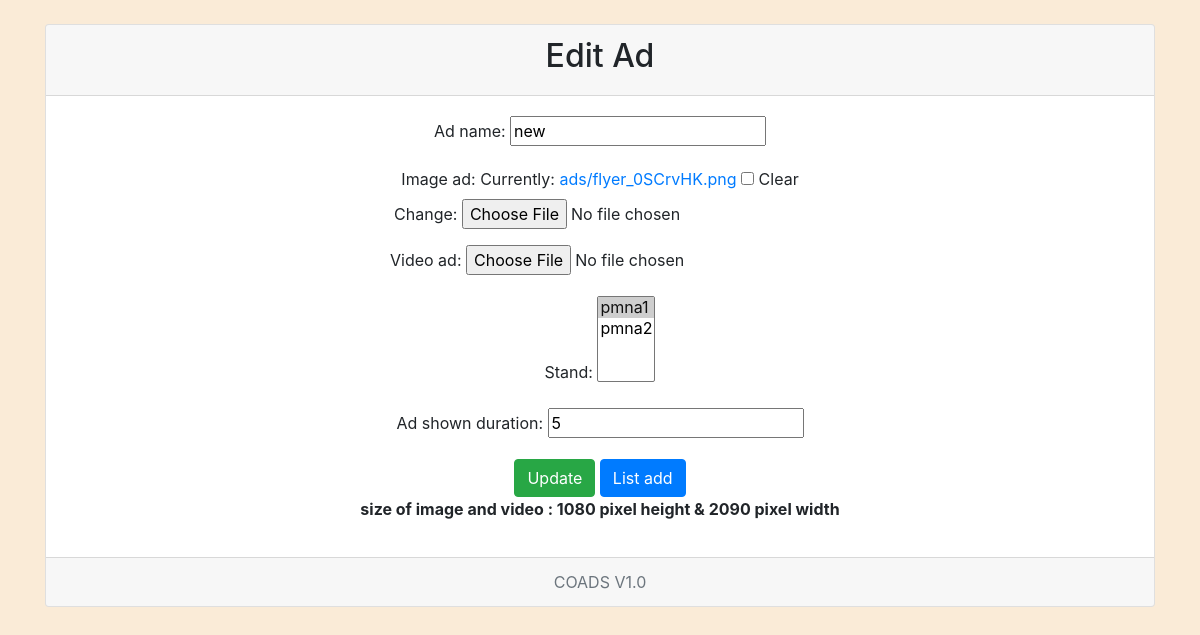
/ad/6/edit/ (signed in), run on an earlier commit of the app's database.
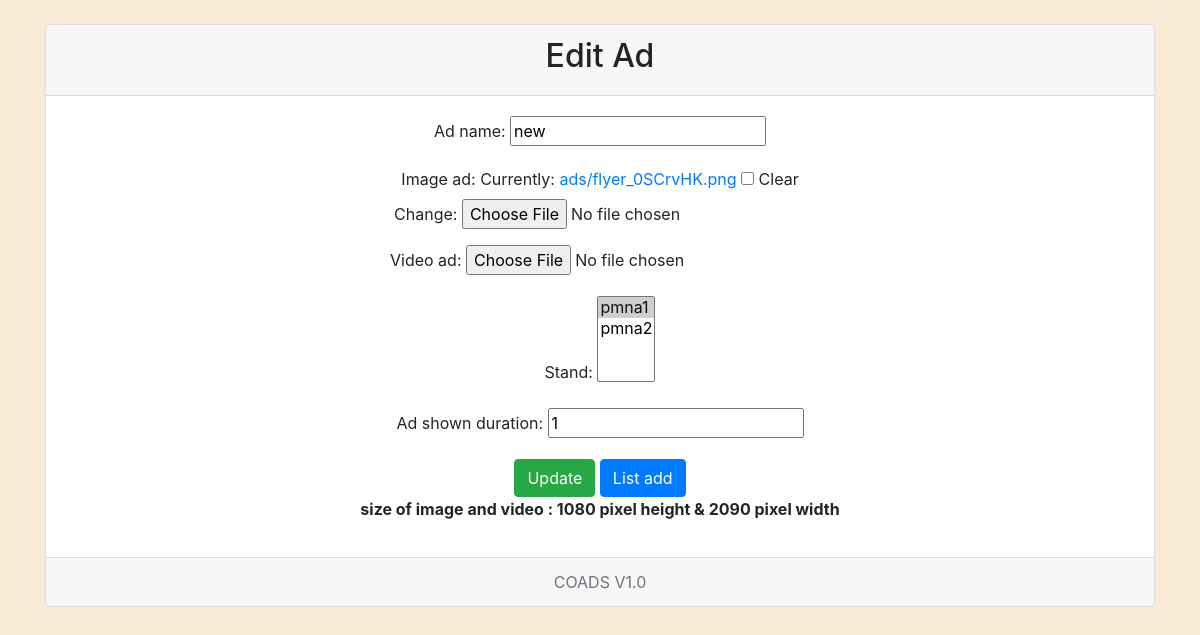
And on a later commit of the database.
### app/models.py (models this page shows, shortened)
class Ad(models.Model):
    stand = models.ManyToManyField(Stand, related_name='ads')
    ad_name = models.CharField(max_length=255, null=True, blank=True)
    image_ad = models.ImageField(upload_to='ads/', null=True, blank=True)
    video_ad = models.FileField(upload_to='ads/', null=True, blank=True)
    time = models.TimeField(auto_now=True)
    created_at = models.DateTimeField(auto_now_add=True)
    date = models.DateField(auto_now=True)
    ad_shown_duration = models.IntegerField(default=0)

### app/views.py (the view)
# urls.py: path('ad/<int:ad_id>/edit/', views.ad_edit_view, name='ad_edit'),
@login_required
def ad_edit_view(request, ad_id):
    ad = Ad.objects.get(id=ad_id)
    if request.method == 'POST':
        form = AdForm(request.POST, request.FILES, instance=ad)
        if form.is_valid():
            form.save()
            return redirect('ad_list')
    else:
        form = AdForm(instance=ad)
    return render(request, 'app/ad_form.html', {'form': form})

### app/forms.py
class AdForm(forms.ModelForm):
    class Meta:
        model = Ad
        fields = ['ad_name','image_ad', 'video_ad', 'stand', 'ad_shown_duration']

### app/models.py (called while the page is built)
    def __str__(self):
        return self.auto_stand if self.auto_stand else self.username

### templates/app/ad_form.html (shortened to what this page needs)
<!DOCTYPE html>
<html>
<head>
    <link rel="stylesheet" href="https://cdn.jsdelivr.net/npm/bootstrap@4.0.0/dist/css/bootstrap.min.css">
</head>
<body style="background-color: antiquewhite;">
    <div class="container mt-4">
        <div class="card text-center">
            <div class="card-header">
                <h2>{% if form.instance.id %}Edit Ad{% else %}Add Ad{% endif %}</h2>
            </div>
            <div class="card-body">
                <form method="post" enctype="multipart/form-data">
                    {{ form.as_p }}
                    <input type="submit" class="btn btn-success" value="{% if form.instance.id %}Update{% else %}Submit{% endif %}">
                    <a href="{% url 'ad_list'%}" class="btn btn-primary">List add</a>
                </form>
                <p style="font-weight: bold;">size of image and video : 1080 pixel height & 2090 pixel width</p>
            </div>
            <div class="card-footer text-muted">
              COADS V1.0
            </div>
          </div>
    </div>
</body>
</html>

What changed in the data, as far as the page shows it:
changed Ad "new": ad_shown_duration "5" → "1"
